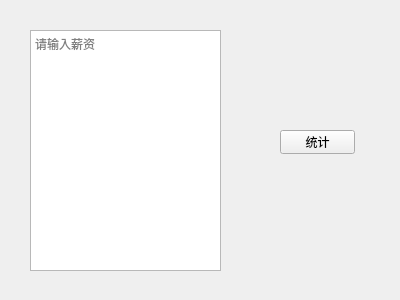
<?xml version="1.0" encoding="UTF-8"?>
<ui version="4.0">
 <class>Form</class>
 <widget class="QWidget" name="Form">
  <property name="geometry">
   <rect>
    <x>0</x>
    <y>0</y>
    <width>400</width>
    <height>300</height>
   </rect>
  </property>
  <property name="windowTitle">
   <string>统计薪资</string>
  </property>
  <widget class="QPlainTextEdit" name="TextEdit">
   <property name="geometry">
    <rect>
     <x>30</x>
     <y>30</y>
     <width>191</width>
     <height>241</height>
    </rect>
   </property>
   <property name="placeholderText">
    <string>请输入薪资</string>
   </property>
  </widget>
  <widget class="QPushButton" name="Button">
   <property name="geometry">
    <rect>
     <x>280</x>
     <y>130</y>
     <width>75</width>
     <height>24</height>
    </rect>
   </property>
   <property name="text">
    <string>统计</string>
   </property>
  </widget>
 </widget>
 <resources/>
 <connections/>
</ui>
